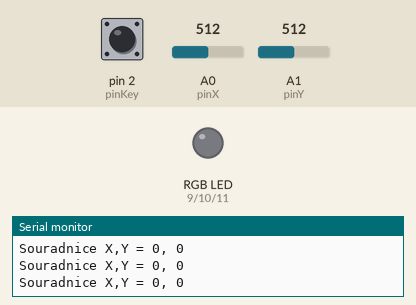
Bench run of a program on a simulated Arduino Nano, built with avr-gcc and run on an emulated ATmega328P. Parts: an RGB LED mixed from three pins (HIGH = lit), the last lines printed to the serial monitor. Inputs (shaded band) come from the test bench; at power-on: A0 (pinX) = 512, A1 (pinY) = 512, pin 2 (pinKey) HIGH. Dim RGB values are drawn brighter than linear.

Above: at 1.2 s.
1.3 s: A0 (pinX) set to 716
At 1.8 s:
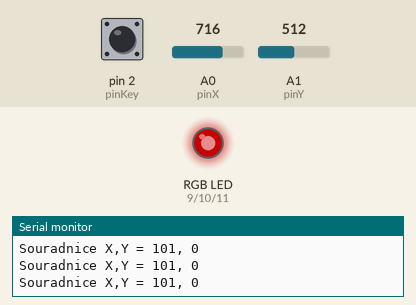
2.8 s: A1 (pinY) set to 716
At 3.6 s:
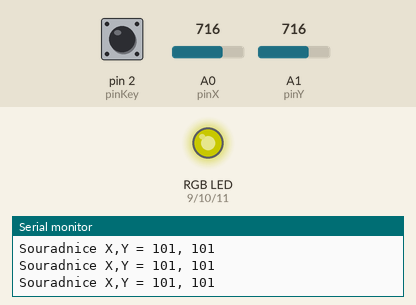
4.3 s: A0 (pinX) set to 511
At 5.2 s:
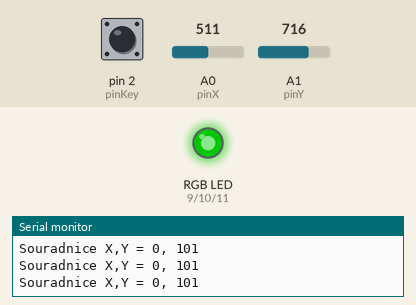
5.8 s: A1 (pinY) set to 900
At 6.9 s:
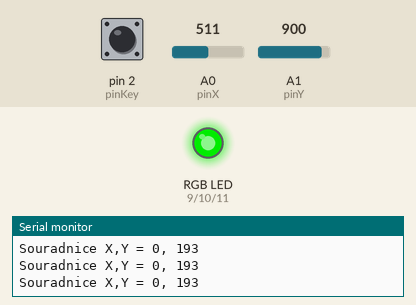
7.3 s: A0 (pinX) set to 523
At 8.3 s:
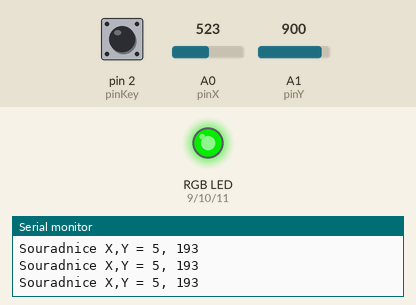
8.8 s: A1 (pinY) set to 511
At 9.7 s:
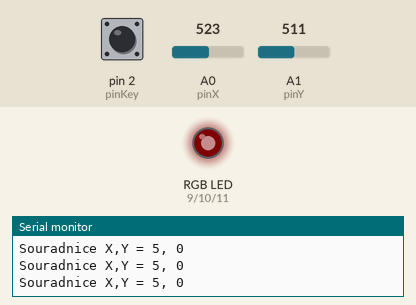
Timing chart, 0 to 11.3 s (numbered marks = the images above; inputs shaded):
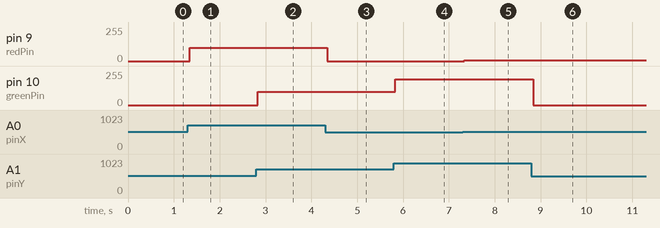

The program:

main.cpp
```cpp
#include <Arduino.h>

// *Interfacing RGB LED with Arduino
// * Author: Osama Ahmed

//Defining  variable and the GPIO pin on Arduino
int redPin= 9;
int greenPin = 10;
int  bluePin = 11;

#define pinX A0
#define pinY A1
#define pinKey 2

int nulaX=0, nulaY=0;

void setup() {
  //Defining the pins as OUTPUT
  pinMode(redPin,  OUTPUT);
  pinMode(greenPin, OUTPUT);
  pinMode(bluePin, OUTPUT);
  pinMode(pinKey, INPUT_PULLUP);
  // komunikace přes sériovou linku rychlostí 9600 baud
  Serial.begin(9600);
  // načtení a uložení hodnot pro x a y osy
  nulaX = analogRead(pinX);
  nulaY = analogRead(pinY);
}

void setColor(int redValue, int greenValue, int blueValue) {
  if (greenValue<=0){
    greenValue=0;
  }
  if (blueValue<=0){
    blueValue=0;
  }
  if (redValue<=0){
    redValue=0;
  }
  analogWrite(redPin, redValue);
  analogWrite(greenPin,  greenValue);
  analogWrite(bluePin, blueValue);
}


void  loop() {
  int aktX, aktY, stavTlac;
  // načtení analogových hodnot osy x a y
  aktX = analogRead(pinX) - nulaX;
  aktY = analogRead(pinY) - nulaY;
  int aktB;
  stavTlac = digitalRead(pinKey);
  if (aktX > 0) {
    aktX = map(aktX, 0, 1023-nulaX, 0, 255);
  }
  else {
    aktX = map(aktX, 0, -nulaX, 0, -255);
  }
  if (aktY > 0) {
    aktY = map(aktY, 0, 1023-nulaY, 0, 255);
  }
  else {
    aktY = map(aktY, 0, -nulaY, 0, -255);
  }
  aktB=-aktY;
  // vytištění informací o souřadnicích
  // po sériové lince
  Serial.print("Souradnice X,Y = ");
  Serial.print(aktX);
  Serial.print(", ");
  Serial.print(aktY);
  setColor(aktX, aktY, aktB);
  // kontrola stavu tlačítka, v případě stisku
  // vytiskneme informaci po sériové lince
  if(stavTlac == LOW) {
    Serial.print(" | Tlacitko stisknuto.");
  }
  Serial.println();
  // volitelná pauza pro přehledný tisk
}
```

Measured:
- after the input at 1.3 s, pin 9 (redPin): 0/255 → 101/255 at once
- after the input at 2.8 s, pin 10 (greenPin): 0/255 → 101/255 at once
- after the input at 4.3 s, pin 9 (redPin): 101/255 → 0/255 at once
- after the input at 5.8 s, pin 10 (greenPin): 101/255 → 193/255 at once
- after the input at 7.3 s, pin 9 (redPin): 0/255 → 5/255 at once
- after the input at 8.8 s, pin 10 (greenPin): 193/255 → 0/255 at once
